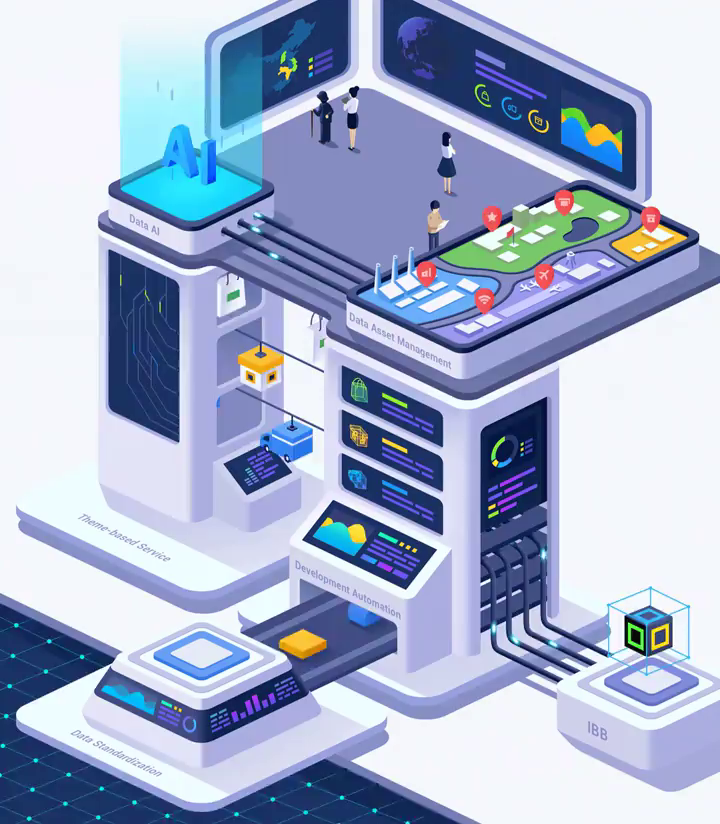
#> input picture .scratch/hero-video/frames/frame_00.png, 720 x 824 px, found by its file name
$ python zoom_label.py
#> lines starting #> are read from the running program, lines starting #| are printed output that depends on the picture
"""放大 Data Asset Management 标签区域并采样底色,用于设计 CSS 覆盖块。"""
import sys

sys.path.append(r"c:\users\administrator\appdata\roaming\python\python312\site-packages")

import cv2  # noqa: E402

BASE = r"C:\Users\Administrator\Desktop\selfProject\Super Agent\.scratch\hero-video\frames"
img = cv2.imread(BASE + r"\frame_00.png")
#> img is the input picture: shape (824, 720, 3); mean B, G, R 204.6, 177, 164.3

# 标签大致区域裁剪后放大 3 倍
x0, y0, x1, y1 = 320, 285, 480, 400
crop = img[y0:y1, x0:x1]
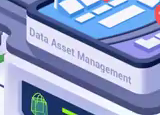
#> crop: shape (115, 160, 3); mean B, G, R 198.6, 158.4, 144.8
zoom = cv2.resize(crop, None, fx=3, fy=3, interpolation=cv2.INTER_NEAREST)
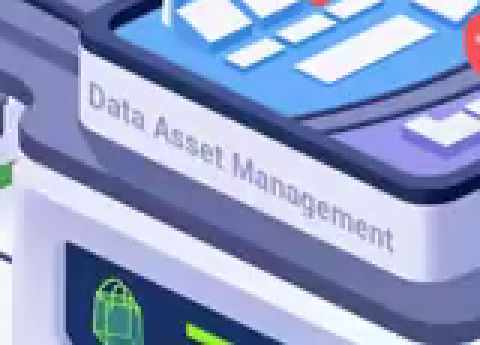
#> zoom: shape (345, 480, 3); mean B, G, R 198.6, 158.4, 144.8
cv2.imwrite(BASE + r"\label_zoom.png", zoom)

# 沿标签带采样底色(文字上下两条线)
for y in (300, 310, 320, 330, 340, 350, 360, 370, 380):
    b, g, r = img[y, 400]
    print(f"y={y} @x400 -> #{r:02X}{g:02X}{b:02X}")
#> this loop made 9 passes
#> (b, g, r) on passes 1 to 9: (205, 165, 127), (247, 171, 106), (143, 80, 63), (249, 227, 231), (226, 186, 188), (255, 227, 226), (169, 111, 105), (114, 68, 69), (255, 246, 248)
#| y=300 @x400 -> #7FA5CD
#| y=310 @x400 -> #6AABF7
#| y=320 @x400 -> #3F508F
#| y=330 @x400 -> #E7E3F9
#| y=340 @x400 -> #BCBAE2
#| y=350 @x400 -> #E2E3FF
#| y=360 @x400 -> #696FA9
#| y=370 @x400 -> #454472
#> (further printed lines are left out)
for x in (340, 360, 380, 420, 450, 470):
    b, g, r = img[345, x]
    print(f"x={x} @y345 -> #{r:02X}{g:02X}{b:02X}")
#> this loop made 6 passes
#> (b, g, r) on passes 1 to 6: (255, 232, 228), (138, 85, 78), (155, 106, 103), (252, 232, 229), (109, 55, 46), (147, 90, 82)
#| x=340 @y345 -> #E4E8FF
#| x=360 @y345 -> #4E558A
#| x=380 @y345 -> #676A9B
#| x=420 @y345 -> #E5E8FC
#| x=450 @y345 -> #2E376D
#| x=470 @y345 -> #525A93
